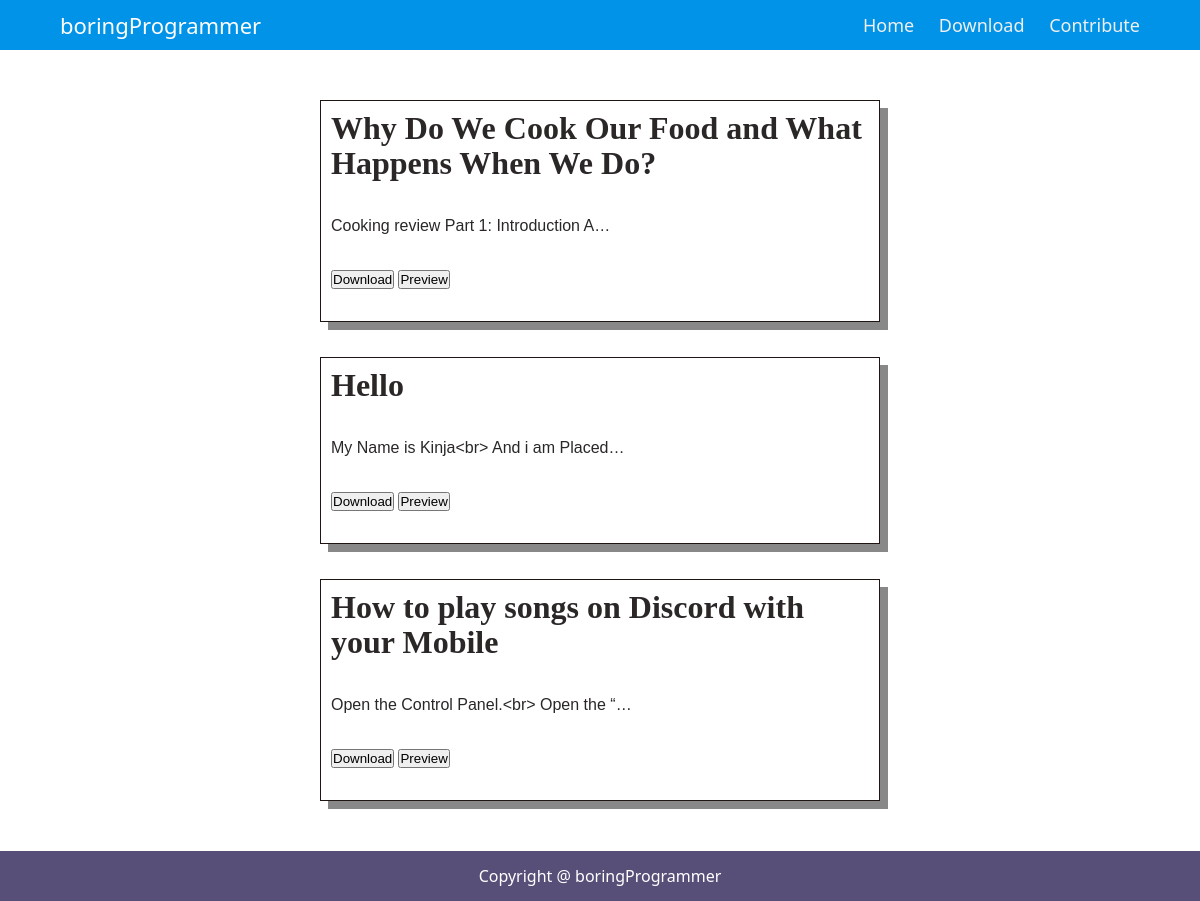
The app's page /, older data.
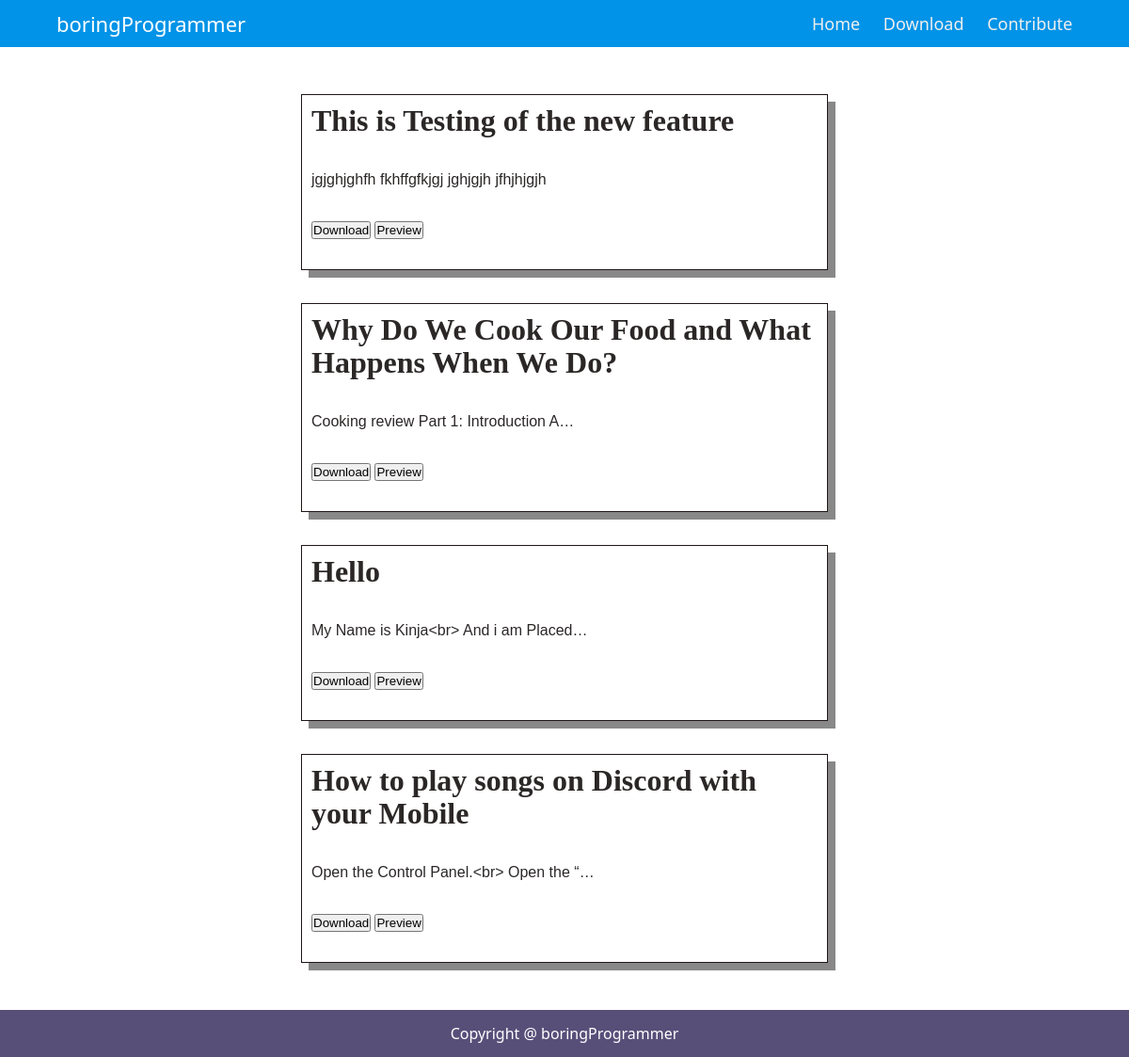
The same page, newer data.
### main_app/models.py (models this page shows)
class blog_post(models.Model):
    heading=models.CharField(max_length=100)
    paragraph=models.TextField(max_length=10000)

### main_app/views.py (the view)
# urls.py: path('',views.homepage,name='homepage'),
def homepage(request):
    my_dict=blog_post.objects.all()
    return render(request, 'main.html',{'my_dict':my_dict})

### templates/main.html (shortened to what this page needs)
{% extends 'base.html' %}
{% block content %}
    <div class="main-content">
        {% for a in my_dict reversed %}
        <div class="posts">
          <a href="{% url 'blogpost' a.id %}">
          <h1>{{a.heading}}</h1>
          <p>{{ a.paragraph|truncatechars:40 }}</p>
        </a>
          <button>Download</button>
          <button>Preview</button>
        </div>
        {%endfor%}
      </div>
{% endblock %}

### templates/base.html (shortened to what this page needs)
<!DOCTYPE html>
{%load static%}
<html lang="en">
<head>
    <link rel="stylesheet" href="{% static 'style.css' %}">
</head>
<body>
    <div class="nav">
        <div class="nav-header">
          <div class="nav-title">
            <a href="/" style="text-decoration:none; color:#fff; ">
            boringProgrammer
          </a>
          </div>
        </div>
        <div class="nav-links">
          <a href="//github.io/jo_geek" target="_blank">Home</a>
          <a href="http://stackoverflow.com/users/4084003/" target="_blank">Download</a>
          <a href="https://in.linkedin.com/in/jonesvinothjoseph" target="_blank">Contribute</a>
        </div>
      </div>
      {% block content%}
      {% endblock %}
      <div class="footer">
        <p>Copyright @ boringProgrammer</p>
      </div>
</body>
</html>

### static/style.css (style rules this page uses)
* { box-sizing: border-box; margin: 0px; padding: 0px; }
body { font-family: 'segoe ui'; min-height:100vh; }
.nav { height: 50px; width: 100%; background-color: #0193e7; position: relative; color:#fff; }
.nav > .nav-header { display: inline; }
.nav > .nav-header > .nav-title { display: inline-block; font-size: 22px; color: #fff; padding: 10px 10px 10px 10px; margin-left:50px; }
.nav > .nav-links { display: inline; float: right; font-size: 18px; margin-right: 50px; }
.nav > .nav-links > a { display: inline-block; padding: 13px 10px 13px 10px; text-decoration: none; color: #efefef; }
.main-content { width:50%; margin:50px auto; background-color:rgb(255, 255, 255); }
.main-content > .posts { padding:10px; line-height:65px; margin: 35px 20px; border:1px solid rgb(31, 21, 21); box-shadow: 8px 8px #888888; }
.main-content .posts p { -webkit-line-clamp: 3; }
.posts a { text-decoration:none; color: rgb(43, 39, 39); }
.posts p { font-family: Arial, Helvetica, sans-serif; line-height: 40px; }
.posts a h1 { font-family: 'Times New Roman', Times, serif; line-height: 35px; padding-bottom:25px; }
.footer { position: sticky; top:100%; line-height: 50px; background-color: rgb(88, 79, 121); color: white; text-align: center; }

Row changes from the older to the newer data that the page shows:
added blog_post: heading "This is Testing of the new feature", paragraph "jgjghjghfh fkhffgfkjgj jghjgjh jfhjhjgjh"
